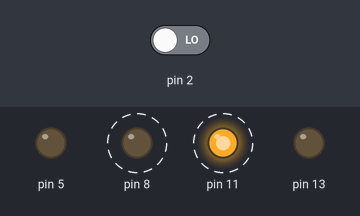
Bench run of a sketch on a simulated Arduino Uno, built with avr-gcc and run on an emulated ATmega328P. On the bench: output pins drawn as LEDs (lit = HIGH). Dashed ring = blinking. The inputs (shaded band) are chosen by the test bench; at power-on: pin 2 LOW.

Above: at 4.8 s.
4.9 s: pin 2 driven HIGH
At 5.6 s:
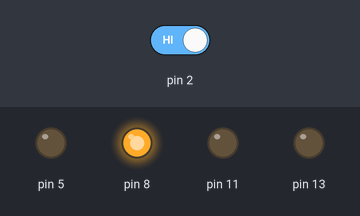
At 6.4 s:
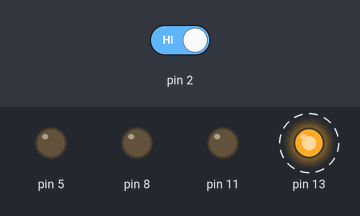
10.9 s: pin 2 driven LOW
At 11.4 s:
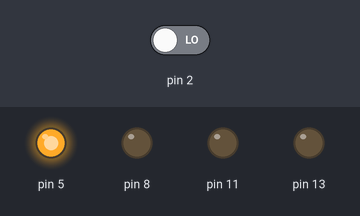
Timing chart, 0 to 22.9 s (numbered marks = the images above; inputs shaded):
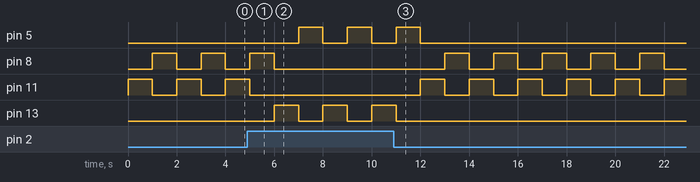

The sketch:

utn_clase_arduino02_01.ino
```cpp
int buttonState = 0;
void setup()
{
// Configurar Pin como Entrada
pinMode(2, INPUT);
// Configurar Pines como Salida
pinMode(5, OUTPUT);
pinMode(13, OUTPUT);
pinMode(8, OUTPUT);
pinMode(11, OUTPUT);
}
void loop()
{
// Leer Estado del Puerto de Entrada 2
buttonState = digitalRead(2);
// Actual Segun el Estado de la Lectura
if (buttonState == HIGH){

digitalWrite(5, LOW);
digitalWrite(11, LOW);
digitalWrite(8, LOW);

digitalWrite(13, HIGH);

delay(1000);

digitalWrite(5, HIGH);

digitalWrite(13, LOW);
digitalWrite(11, LOW);
digitalWrite(8, LOW);

delay(1000);
} else {
digitalWrite(5, LOW);
digitalWrite(13, LOW);
digitalWrite(8, LOW);

digitalWrite(11, HIGH);

delay(1000);

digitalWrite(5, LOW);
digitalWrite(13, LOW);
digitalWrite(11, LOW);

digitalWrite(8, HIGH);
delay(1000);

}
}
```

Measured:
- after the input at 4.9 s, pin 5: alternates HIGH for 1.0 s and LOW for 1.0 s, starting after 2.1 s; pin 8: goes on until 6.0 s, then stays LOW; pin 11: goes on until 5.0 s, then stays LOW; pin 13: alternates HIGH for 1.0 s and LOW for 1.0 s, starting after 1.1 s
- after the input at 10.9 s, pin 5: goes on until 12.0 s, then stays LOW; pin 8: alternates HIGH for 1.0 s and LOW for 1.0 s, starting after 2.1 s; pin 11: alternates HIGH for 1.0 s and LOW for 1.0 s, starting after 1.1 s; pin 13: goes on until 11.0 s, then stays LOW
- by itself, pin 8, pin 11: alternates HIGH for 1.0 s and LOW for 1.0 s
